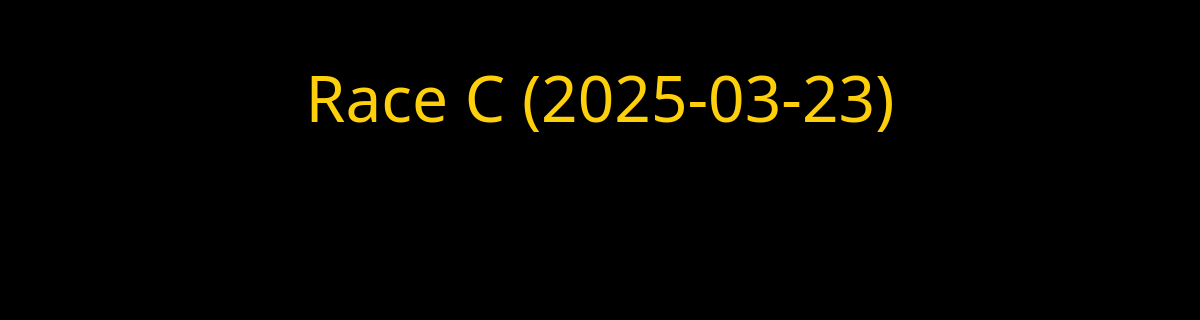
Page /race/11/entries/display (signed in) on the earlier database version.
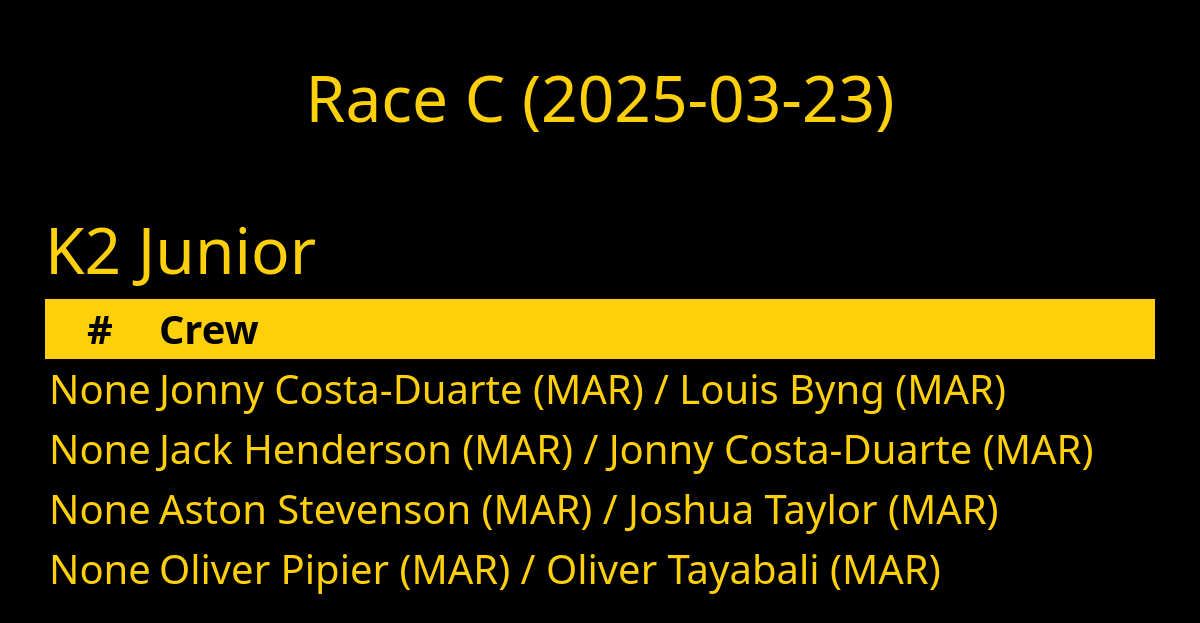
Same page on the later database version.
### database/database/crew.py (models this page shows, shortened)
class Crew(Base):
    __tablename__ = "crew"
    id = Column(Integer, primary_key=True)
    paddler_id = Column(Integer, ForeignKey(Paddler.id), index=True)
    club_id = Column(String(3), ForeignKey(Club.id), index=True)
    entry_id = Column(Integer, ForeignKey(Entry.id), index=True)
    services = Column(Boolean, server_default=expression.false())
    due = Column(Numeric)
    paid = Column(Numeric)
    paddler = relationship(Paddler, backref="crews", lazy="joined")
    club = relationship("Club", backref="crews", lazy="joined")
    entry = relationship(Entry, lazy="joined", overlaps="crews")
    def __str__(self):
        club = f" ({self.club.code})" if self.club and self.club.code else ""
        return f"{self.paddler.name}{club}"

### database/database/category.py (models this page shows, shortened)
class Category(Base):
    __tablename__ = "category"
    __table_args__ = (UniqueConstraint("label", name="uq_category_label"),)
    id = Column(Integer, primary_key=True)
    label = Column(String)

### database/database/entry.py (models this page shows, shortened)
class Entry(Base):
    __tablename__ = "entry"
    id = Column(Integer, primary_key=True)
    race_id = Column(Integer, ForeignKey(Race.id), index=True)
    category_id = Column(Integer, ForeignKey(Category.id), index=True)
    boat_type = Column(boat_type, index=True)
    entry_number = Column(Integer)
    series_id = Column(Integer, ForeignKey(Series.id), index=True)
    time_start = Column(String)
    time_finish = Column(String)
    time_adjustment = Column(Integer)
    registered = Column(Boolean, default=False, nullable=False)
    retired = Column(Boolean, default=False, nullable=False)
    scratched = Column(Boolean, default=False, nullable=False)
    disqualified = Column(Boolean, default=False, nullable=False)
    note = Column(Text)
    category = relationship(Category, backref="entries", lazy="joined")
    race = relationship(Race, backref="entries", lazy="joined")
    race_number = relationship("Number", secondary="number_entry", uselist=False)
    crews = relationship("Crew", lazy="joined", order_by="Crew.paddler_id")
    def __str__(self):
        names = sorted([str(crew) for crew in self.crews])
        return " / ".join(names)

### database/database/club.py (models this page shows, shortened)
class Club(Base):
    __tablename__ = "club"
    id = Column(Integer, primary_key=True)
    name = Column(String)
    code_regex = Column(String())
    services = Column(Boolean, server_default=expression.false())
    @property
    def code(self):
        return self.code_regex.split("|")[0] if self.code_regex else None

### database/database/paddler.py (models this page shows, shortened)
class Paddler(Base):
    __tablename__ = "paddler"
    id = Column(Integer, primary_key=True)
    membership_number = Column(Integer)
    membership_expiry = Column(Date)
    membership_body_id = Column(Integer, ForeignKey(MembershipBody.id))
    division = Column(Integer)
    title = Column(String)
    first = Column(String)
    middle = Column(String)
    last = Column(String)
    gender = Column(String(1))
    suffix = Column(String)
    dob = Column(Date)
    address = Column(String)
    email = Column(String)
    phone = Column(String)
    emergency_name = Column(String)
    emergency_phone = Column(String)
    age_group_id = Column(Integer, ForeignKey(AgeGroup.id), index=True)
    age_group = relationship(AgeGroup, backref="paddlers", lazy="joined")
    membership_body = relationship(MembershipBody, backref="paddlers", lazy="joined")
    teams = relationship("Team", secondary="team_paddler", back_populates="paddlers")
    @hybrid_property
    def name(self):
        return combine_names(self.first, self.middle, self.last)

### paddle/views/race/entries/display.py (the view)
@blueprint.route("/race/<race_id>/entries/display")
@login_required
def race_entries_display(race_id):
    race = session.get(db.Race, race_id)
    entries = session.query(db.Entry).filter(db.Entry.race_id == race_id).all()
    categories = db.entries_get_categories(entries)
    for entries in categories.values():
        entries.sort(key=lambda x: x.crews[0].paddler.last, reverse=False)
    return render_template(
        "race-entries-display.j2",
        race=race,
        categories=categories,
    )

### database/database/entry.py (called while the page is built)
def entries_get_categories(entries):
    categories = set()
    for entry in entries:
        categories.add((entry.category.id, entry.category.label))
    categories = OrderedDict(sorted(categories, key=lambda t: t[0]))
    categories = {label: [] for id, label in categories.items()}
    for entry in entries:
        categories[entry.category.label].append(entry)
    return categories

### database/database/paddler.py (called while the page is built)
def combine_names(first, middle, last):
    name = [first, middle, last]
    name = list(filter(lambda item: item is not None, name))
    name = " ".join(name)
    name = name.strip()
    return name

### paddle/templates/race-entries-display.j2 (shortened to what this page needs)
{% extends "base-plain.j2" %}
{% block styles %}
<link rel="stylesheet" type="text/css" href="/css/styles-results.css">
{% endblock %}
{% block content %}
<h1>{{ race.name }} ({{ race.date }})</h1>
{% for category, entries in categories.items() %}
<h2>{{ category }}</h2>
<table class="table table-sm result">
    <colgroup>
        <col span="1" style="width: 7%;">
        <col span="1">
    </colgroup>
    <thead>
        <tr>
            <th style="text-align: center;">#</th>
            <th>Crew</th>
        </tr>
    </thead>
    <tbody>
        {% for entry in entries %}
        <tr>
            <td>{{ entry.race_number }}</td>
            <td>{{ entry }}</td>
        </tr>
        {% endfor %}
    </tbody>
</table>
{% endfor %}
{% endblock %}

Differences in the rows shown:
added Crew: label "K2 Junior"
added Entry: race_number "None", last "Jonny Costa-Duarte (MAR) / Louis Byng (MAR)"
added Entry: race_number "None", last "Jack Henderson (MAR) / Jonny Costa-Duarte (MAR)"
added Entry: race_number "None", last "Aston Stevenson (MAR) / Joshua Taylor (MAR)"
added Entry: race_number "None", last "Oliver Pipier (MAR) / Oliver Tayabali (MAR)"
